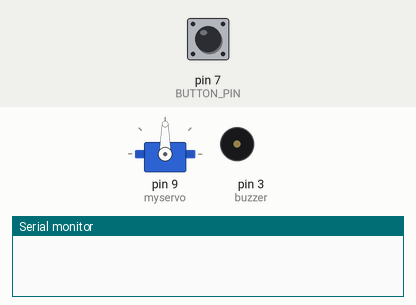
This sketch was run on a simulated Arduino Uno, built with avr-gcc and run on an emulated ATmega328P. Parts: servo, buzzer (waves = sounding, pin HIGH), the last lines printed to the serial monitor. The test bench sets the inputs (shaded band); at power-on: pin 7 (BUTTON_PIN) HIGH.

Above: at 1.2 s.
1.3 s: pin 7 (BUTTON_PIN) pulled LOW for 0.15 s
At 1.55 s:
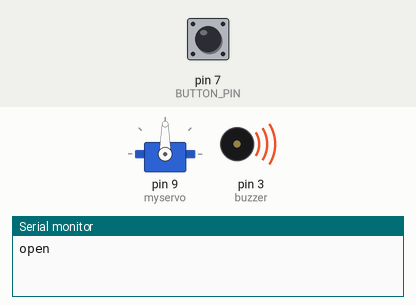
At 10.9 s:
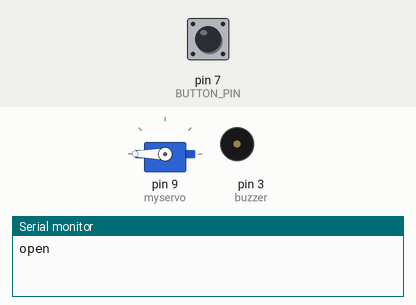
Timing chart, 0 to 19.3 s (numbered marks = the images above; inputs shaded):
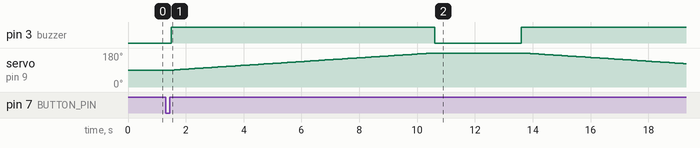

The sketch:

motors.ino
```cpp
#include <Servo.h>
// constants won't change. They're used here to set pin numbers:
const int BUTTON_PIN = 7; // the number of the pushbutton pin
Servo myservo;
// Variables will change:
int lastState = HIGH; // the previous state from the input pin
int currentState;    // the current reading from the input pin
int pos = 90;
const int buzzer = 3;
void setup() {
  // initialize serial communication at 9600 bits per second:
  Serial.begin(9600);
  myservo.attach(9);
  myservo.write(90);
  pinMode(buzzer, OUTPUT);
  // initialize the pushbutton pin as an pull-up input
  // the pull-up input pin will be HIGH when the switch is open and LOW when the switch is closed.
  pinMode(BUTTON_PIN, INPUT_PULLUP);
}

void loop() {
  // read the state of the switch/button:
  currentState = digitalRead(BUTTON_PIN);

  if(lastState == LOW && currentState == HIGH)
    {//Serial.println("The state changed from LOW to HIGH");
     Serial.println("open");
     for (pos = 90; pos <= 180; pos += 1) // change here in the place 0 and 180 , into any two degrees you wish the servo to sweep.
     {
     myservo.write(pos);
     digitalWrite(buzzer, HIGH);

     delay(100);
     digitalWrite(buzzer, LOW);
     }
     delay(3000);
     Serial.println("close");
     for (pos = 180; pos >= 90; pos -= 1)  // change here also  in the place 0 and 180 , into any two degrees you wish the servo to sweep.
    {
     myservo.write(pos);
     //Serial.println("open");
     digitalWrite(buzzer, HIGH);
     delay(100);
     digitalWrite(buzzer, LOW);
     }
     }
    delay(100);
  // save the last state
  lastState = currentState;
  //myservo.write(0);
}
```

Measured:
- after the input at 1.3 s, pin 3 (buzzer): LOW → HIGH after 0.20 s, → LOW 9.1 s later, → HIGH 3.0 s later; servo on pin 9 (myservo): rises from 90° to 180° in 8.9 s, then falls to 124° in 8.7 s
